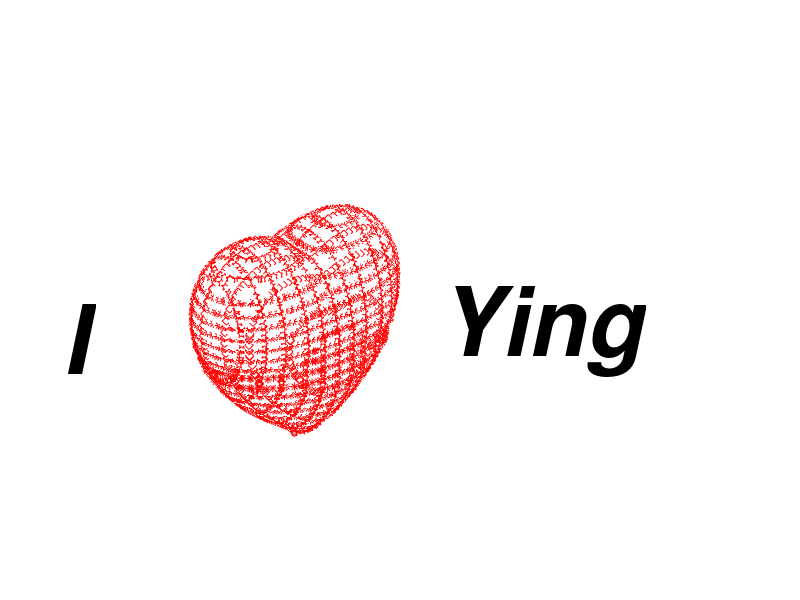

MATLAB code to generate this figure: (Note: this script raises an error after producing the figure.)
function[]=dynamic()
% Construct dimensions and axis.
[X,Y,Z] = meshgrid(linspace(-3,3,101));
% Classical heart-shape 3-D function.  
F = -X.^2.*Z.^3-(9/80).*Y.^2.*Z.^3+(X.^2+(9/4).*Y.^2+Z.^2-1).^3;
% Change the title here.
hFigure =figure('numbertitle','off','name','Happy 7-7 and in memory of the 124 days','color','white');
sz = get(hFigure, 'Position');
set(hFigure, 'Position', [sz(1)-0.15*sz(3) sz(2) 1.3*sz(3) sz(4)]);
set(hFigure,'color','w', 'menu','none')
hAxes = axes('Parent',hFigure,'NextPlot','add',...
'DataAspectRatio',[1 1 1],...
'XLim',[30 120],'YLim',[35 65],'ZLim',[30 75]);
view([-39 30]);
axis off
hidden on
p = patch(isosurface(F,-0.001));
set(p,'FaceColor','w','EdgeColor','w');
% Construct y-z plane, plot the points in the plane.
for iX = [35 38 41 45 48 51 54 57 61 64 67]
plane = reshape(F(:,iX,:),101,101);
cData = contourc(plane,[0 0]);
xData = iX.*ones(1,cData(2,1));
plot3(hAxes,xData,cData(2,2:end),cData(1,2:end),'rp');
pause(.1), drawnow
end
% Construct x-z plane, plot the points in the plane.
for iY = [41 44 47 51 55 58 61]
plane = reshape(F(iY,:,:),101,101);
cData = contourc(plane,[0 0]);
yData = iY.*ones(1,cData(2,1));
plot3(hAxes,cData(2,2:end),yData,cData(1,2:end),'rd');
pause(.1), drawnow
end
% Construct x-y plane, plot the points in the plane.
for iZ = [36 38 40 42 44 46 48 50 52 54 56 58 60 62 64 66 69 71]
plane = F(:,:,iZ);
cData = contourc(plane,[0 0]);
startIndex = 1;
if size(cData,2) > (cData(2,1)+1)
startIndex = cData(2,1)+2;
zData = iZ.*ones(1,cData(2,1));
plot3(hAxes,cData(1,2:(startIndex-1)),...
cData(2,2:(startIndex-1)),zData,'rh');
end
zData = iZ.*ones(1,cData(2,startIndex));
plot3(hAxes,cData(1,(startIndex+1):end),...
cData(2,(startIndex+1):end),zData,'r*');
pause(.1), drawnow
end
% Write the text words.
pause(.2)
text(2,50,70,'I', 'fontWeight','bold','FontAngle','italic','fontsize',68)
pause(.5)
text(80,50,43,'Ying', 'fontWeight','bold','FontAngle','italic','fontsize',68)
pause(.5)
text(50,8,30,'Made by Tao', 'fontWeight','bold','FontAngle','oblique','fontsize',16,'color','b')
pause(.3)
text(53,4,25,'---2013.08.14', 'fontWeight','bold','FontAngle','oblique','fontsize',12,'color','b')
pause(.3)
% Making the shining effect, still not enough yet.
line([33 67],[50 50],[52.5 52.5], 'color','w')
line([50 50],[33 67],[52.5 52.5], 'color','w')
pause(.1)
line([33 67],[50 50],[52.5 52.5], 'color','r')
line([50 50],[33 67],[52.5 52.5], 'color','r')
pause(.1)
line([33 67],[50 50],[52.5 52.5], 'color','w')
line([50 50],[33 67],[52.5 52.5], 'color','w')
pause(.1)
line([33 67],[50 50],[52.5 52.5], 'color','r')
line([50 50],[33 67],[52.5 52.5], 'color','r')
pause(.1)
line([33 67],[50 50],[52.5 52.5], 'color','w')
line([50 50],[33 67],[52.5 52.5], 'color','w')
pause(.1)
line([33 67],[50 50],[52.5 52.5], 'color','r')
line([50 50],[33 67],[52.5 52.5], 'color','r')
